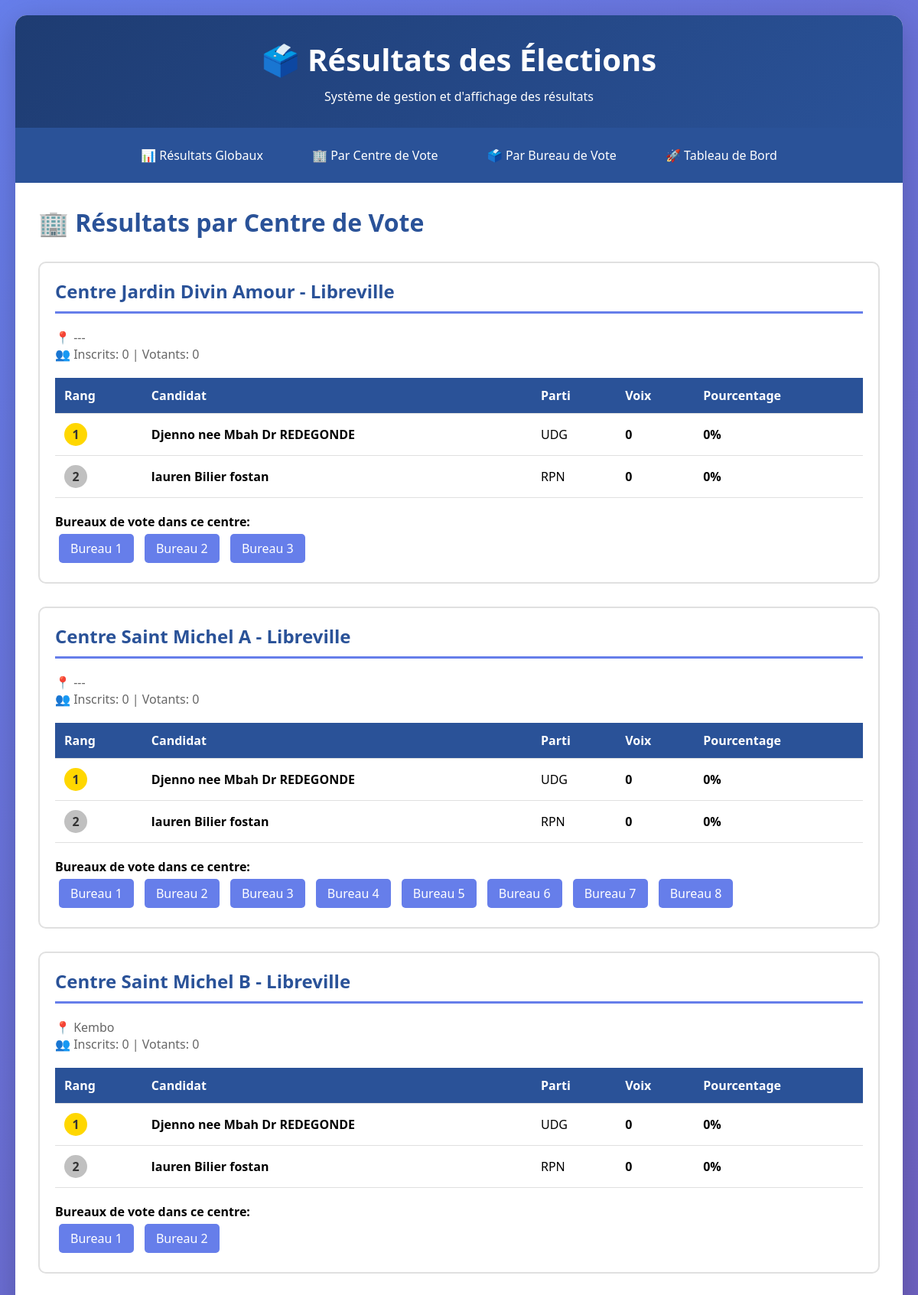
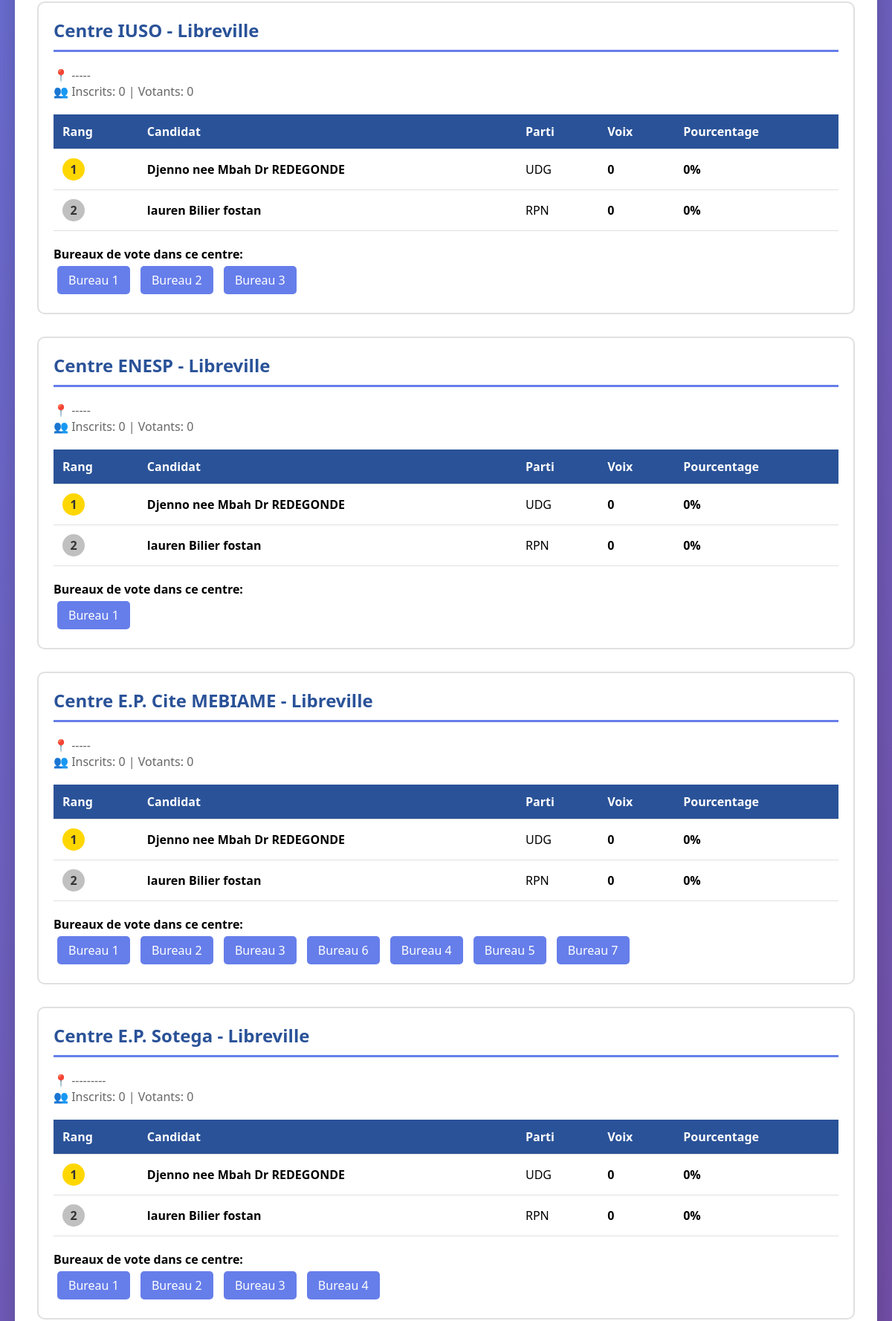
Screenshot of /elections/centres/ (upper part) with the database file from the repository (2 pictures, top to bottom).
### elections/models.py (models this page shows, shortened)
class CentreVote(models.Model):
    nom = models.CharField(max_length=200)
    adresse = models.TextField()
    commune = models.CharField(max_length=100)
    class Meta:
        verbose_name_plural = "Centres de vote"

class Candidat(models.Model):
    nom = models.CharField(max_length=100)
    prenom = models.CharField(max_length=100)
    parti = models.CharField(max_length=100, blank=True)
    numero = models.IntegerField(unique=True)
    photo = models.ImageField(upload_to='candidats/', blank=True, null=True)
    class Meta:
        ordering = ['numero']
        verbose_name_plural = "Candidats"

class BureauVote(models.Model):
    centre = models.ForeignKey(
        CentreVote,
        on_delete=models.CASCADE,
        related_name='bureaux'
    )
    numero = models.CharField(max_length=20)
    nombre_inscrits = models.IntegerField(
        validators=[MinValueValidator(0)],
        default=0
    )
    class Meta:
        verbose_name_plural = "Bureaux de vote"
        unique_together = ['centre', 'numero']

### elections/views.py (the view)
# urls.py: path('centres/', views.resultats_par_centre, name='resultats_par_centre'),
def resultats_par_centre(request):
    candidats = list(Candidat.objects.all())
    centres = CentreVote.objects.all()
    inscrits_map = {
        item['centre']: item['total']
        for item in BureauVote.objects.values('centre').annotate(total=Sum('nombre_inscrits'))
    }
    voix_centre_map = {
        item['bureau_vote__centre']: item['total']
        for item in Resultat.objects.values('bureau_vote__centre').annotate(total=Sum('nombre_voix'))
    }
    details_map = {
        (item['bureau_vote__centre'], item['candidat']): item['total']
        for item in Resultat.objects.values('bureau_vote__centre', 'candidat').annotate(total=Sum('nombre_voix'))
    }
    centres_data = []
    for centre in centres:
        total_voix_centre = voix_centre_map.get(centre.id, 0)
        total_inscrits_centre = inscrits_map.get(centre.id, 0)
        resultats_centre = []
        for cand in candidats:
            voix = details_map.get((centre.id, cand.id), 0)
            pourcentage = 0
            if total_voix_centre > 0:
                pourcentage = round((voix / total_voix_centre) * 100, 2)
            resultats_centre.append({
                'candidat': cand,
                'voix': voix,
                'pourcentage': pourcentage
            })
        resultats_centre.sort(key=lambda x: x['voix'], reverse=True)
        centres_data.append({
            'centre': centre,
            'resultats': resultats_centre,
            'total_voix': total_voix_centre,
            'total_inscrits': total_inscrits_centre
        })
    context = {
        'centres_data': centres_data
    }
    return render(request, 'elections/resultats_par_centre.html', context)

### elections/templates/elections/resultats_par_centre.html (shortened to what this page needs)
{% extends 'elections/base.html' %}
{% block content %}
<h1 style="color: #2a5298; margin-bottom: 30px;">🏢 Résultats par Centre de Vote</h1>
{% for data in centres_data %}
<div class="centre-section">
    <h2>{{ data.centre.nom }} - {{ data.centre.commune }}</h2>
    <p style="color: #666; margin-bottom: 20px;">
        📍 {{ data.centre.adresse }}<br>
        👥 Inscrits: {{ data.total_inscrits }} | Votants: {{ data.total_voix }}
    </p>
    <table>
        <thead>
            <tr>
                <th>Rang</th>
                <th>Candidat</th>
                <th>Parti</th>
                <th>Voix</th>
                <th>Pourcentage</th>
            </tr>
        </thead>
        <tbody>
            {% for resultat in data.resultats %}
            <tr>
                <td>
                    {% if forloop.counter == 1 %}
                        <span class="rank first">{{ forloop.counter }}</span>
                    {% elif forloop.counter == 2 %}
                        <span class="rank second">{{ forloop.counter }}</span>
                    {% elif forloop.counter == 3 %}
                        <span class="rank third">{{ forloop.counter }}</span>
                    {% else %}
                        <span class="rank">{{ forloop.counter }}</span>
                    {% endif %}
                </td>
                <td><strong>{{ resultat.candidat.prenom }} {{ resultat.candidat.nom }}</strong></td>
                <td>{{ resultat.candidat.parti }}</td>
                <td><strong>{{ resultat.voix }}</strong></td>
                <td><strong>{{ resultat.pourcentage }}%</strong></td>
            </tr>
            {% endfor %}
        </tbody>
    </table>
    <div style="margin-top: 20px;">
        <h4>Bureaux de vote dans ce centre:</h4>
        {% for bureau in data.centre.bureaux.all %}
            <a href="{% url 'elections:detail_bureau' bureau.id %}"
               style="display: inline-block; padding: 8px 15px; margin: 5px;
                      background: #667eea; color: white; text-decoration: none;
                      border-radius: 5px;">
                Bureau {{ bureau.numero }}
            </a>
        {% endfor %}
    </div>
</div>
{% empty %}
<p style="text-align: center; color: #666; padding: 40px;">Aucun centre de vote enregistré.</p>
{% endfor %}
{% endblock %}

### elections/static/elections/css/style.css (style rules this page uses)
* { margin: 0; padding: 0; box-sizing: border-box; }
body { font-family: "Segoe UI", Tahoma, Geneva, Verdana, sans-serif; background: linear-gradient(135deg, #667eea 0%, #764ba2 100%); min-height: 100vh; padding: 20px; }
.centre-section { background: white; border: 2px solid #e0e0e0; border-radius: 10px; padding: 20px; margin-bottom: 30px; }
.centre-section h2 { color: #2a5298; margin-bottom: 20px; padding-bottom: 10px; border-bottom: 3px solid #667eea; }
table { width: 100%; border-collapse: collapse; margin-top: 20px; }
th, td { padding: 12px; text-align: left; border-bottom: 1px solid #e0e0e0; }
th { background: #2a5298; color: white; font-weight: bold; }
.rank { display: inline-block; background: #667eea; color: white; width: 30px; height: 30px; border-radius: 50%; text-align: center; line-height: 30px; font-weight: bold; margin-right: 10px; }
.rank.first { background: #ffd700; color: #333; }
.rank.second { background: #c0c0c0; color: #333; }

### rows the page displays
CentreVote: centre.nom "Centre Jardin Divin Amour", centre.commune "Libreville", centre.adresse "---", total_inscrits "0", total_voix "0"
Candidat: candidat.prenom "Djenno nee Mbah", candidat.nom "Dr REDEGONDE", candidat.parti "UDG", voix "0", pourcentage "0"
Candidat: candidat.prenom "lauren", candidat.nom "Bilier fostan", candidat.parti "RPN", voix "0", pourcentage "0"
BureauVote: numero "1"
BureauVote: numero "2"
BureauVote: numero "3"
CentreVote: centre.nom "Centre Saint Michel A", centre.commune "Libreville", centre.adresse "---", total_inscrits "0", total_voix "0"
BureauVote: numero "1"
BureauVote: numero "2"
BureauVote: numero "3"
BureauVote: numero "4"
BureauVote: numero "5"
BureauVote: numero "6"
BureauVote: numero "7"
BureauVote: numero "8"
CentreVote: centre.nom "Centre Saint Michel B", centre.commune "Libreville", centre.adresse "Kembo", total_inscrits "0", total_voix "0"
BureauVote: numero "1"
BureauVote: numero "2"
CentreVote: centre.nom "Centre IUSO", centre.commune "Libreville", centre.adresse "-----", total_inscrits "0", total_voix "0"
BureauVote: numero "1"
BureauVote: numero "2"
BureauVote: numero "3"
CentreVote: centre.nom "Centre ENESP", centre.commune "Libreville", centre.adresse "-----", total_inscrits "0", total_voix "0"
BureauVote: numero "1"
CentreVote: centre.nom "Centre E.P. Cite MEBIAME", centre.commune "Libreville", centre.adresse "-----", total_inscrits "0", total_voix "0"
BureauVote: numero "1"
BureauVote: numero "2"
BureauVote: numero "3"
BureauVote: numero "6"
BureauVote: numero "4"
BureauVote: numero "5"
BureauVote: numero "7"
CentreVote: centre.nom "Centre E.P. Sotega", centre.commune "Libreville", centre.adresse "---------", total_inscrits "0", total_voix "0"
BureauVote: numero "1"
BureauVote: numero "2"
BureauVote: numero "3"
BureauVote: numero "4"
